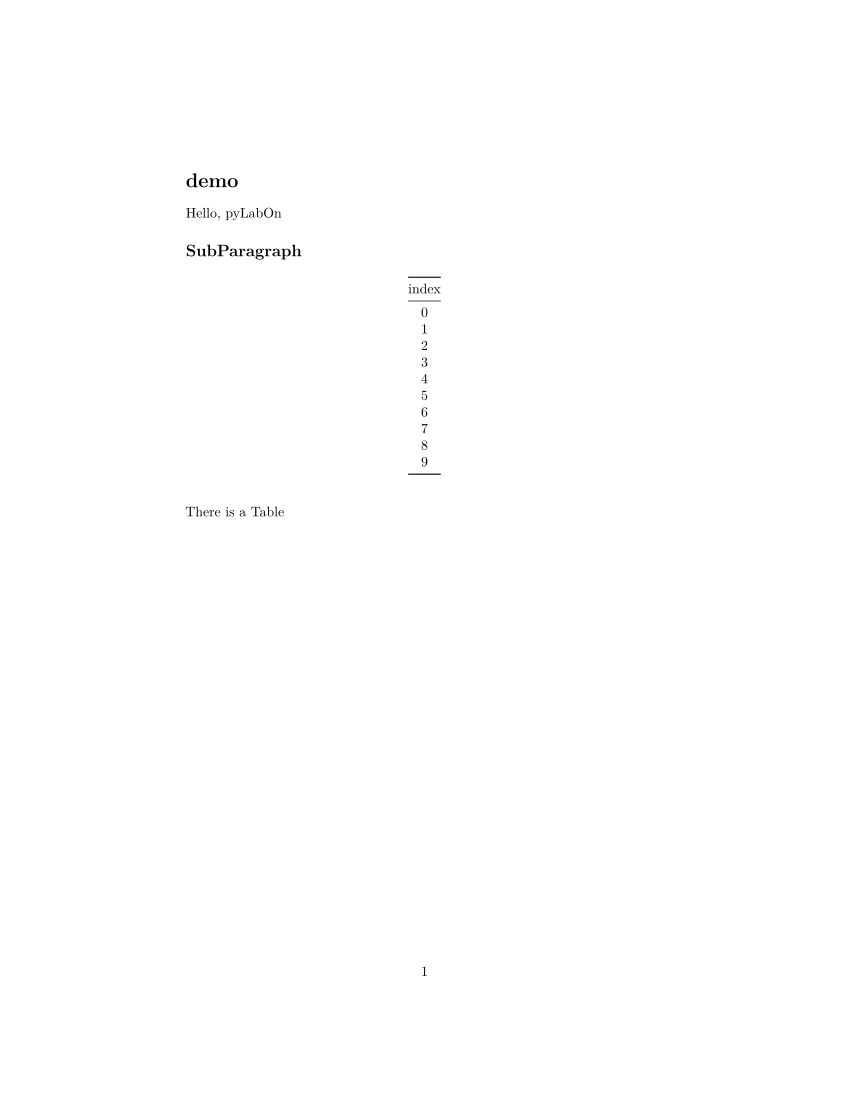

This chart was generated by the following Python code:
from pylabon import Report

# Name can be anything you like;
# you may specific path if the report files should not be generated in ./
my_report=Report("demo")

# You can also add formula, code, and anything
my_report.add_plain_content("Hello, pyLabOn")

# The return value of .add_sub_paragraph() is the sub paragraph created
# You can add sub paragraphs to sub paragraph in the same way
sub_para=my_report.add_sub_paragraph("SubParagraph")

# Add contents to the sub paragraph just like to the report
sub_para.add_plain_content("There is a Table")

# Add a Table to the sub paragraph
# (List,List[List] [,Align=0])->Table
# Align: 0=Central, -1=Left, 1=Right
# Align can be a list or a single int
# The return value of .add_table() is the table created
sub_para.add_table(["index"],[[i] for i in range(0,10)])

# This command generates .md to my_report.MarkdownFilePath, and .pdf to my_report.PDFPath
# If you just want a Markdown file, use my_report.save_to_file() instead
my_report.compile()
